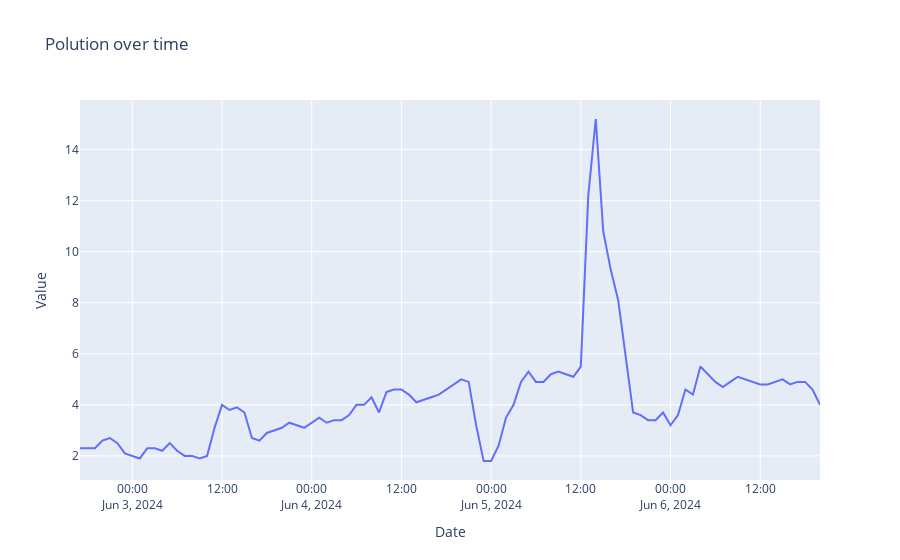

Notebook code cell kept with this figure:
### Markdown cell above
### Visualizing

### Code cell
fig = px.line(test_df, x = 'Date', y = 'Value', title = 'Polution over time')
fig.show()
